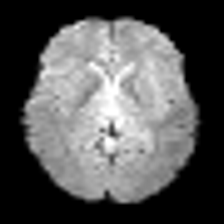
#> input picture fmri2d/overfit_sample.png, 224 x 224 px; its folder holds only this picture in this run
$ python sheet.py --src . --out out.png
#> lines starting #> are read from the running program, lines starting #| are printed output that depends on the picture
"""Contact sheet: a grid of N evenly-spaced sample PNGs from a folder, to eyeball
variance / whether images are flat (all-similar) or rich. Just PIL, run on the login node:

  python fmri2d/sheet.py --src $LAB/brain2d_hires/HCP --out fmri2d/samples/hires_sheet.png --n 16
"""
import argparse
import glob
import math
import os

from PIL import Image, ImageDraw


def main():
    ap = argparse.ArgumentParser()
    ap.add_argument("--src", required=True, help="folder of PNGs (e.g. brain2d_hires/HCP)")
    ap.add_argument("--out", required=True)
    ap.add_argument("--n", type=int, default=16)
    ap.add_argument("--cell", type=int, default=200)
    args = ap.parse_args()

    files = sorted(glob.glob(os.path.join(args.src, "*.png")))
    if not files:
        raise SystemExit(f"no PNGs in {args.src}")
    step = max(1, len(files) // args.n)
    pick = files[::step][: args.n]
    g = math.ceil(math.sqrt(len(pick)))
    c, pad, lbl = args.cell, 4, 16
    W = g * c + (g + 1) * pad
    H = g * (c + lbl) + (g + 1) * pad + lbl
    canvas = Image.new("RGB", (W, H), "black")
#> canvas: PIL image 208x240 RGB; every value is 0
    draw = ImageDraw.Draw(canvas)
    draw.text((pad, 2), f"{os.path.basename(args.src.rstrip('/'))}: {len(pick)} of {len(files)} images", fill="yellow")
    for i, p in enumerate(pick):
        r, col = divmod(i, g)
        x = pad + col * (c + pad)
        y = lbl + pad + r * (c + lbl + pad)
        im = Image.open(p).convert("RGB").resize((c, c), Image.BICUBIC)
        canvas.paste(im, (x, y + lbl))
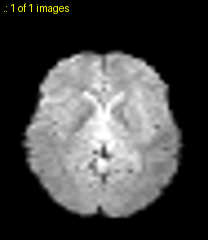
#> canvas: PIL image 208x240 RGB; mean R, G, B 69.7, 69.7, 69.1
        draw.text((x, y), os.path.basename(p)[:26], fill="white")
    os.makedirs(os.path.dirname(args.out) or ".", exist_ok=True)
    canvas.save(args.out)
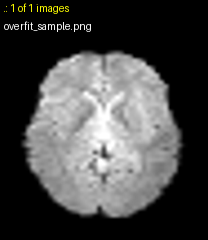
#> saved as out.png: PIL image 208x240 RGB; mean R, G, B 70.8, 70.8, 70.1
    print(f"wrote {args.out}: {len(pick)} images from {args.src}")


if __name__ == "__main__":
    main()
